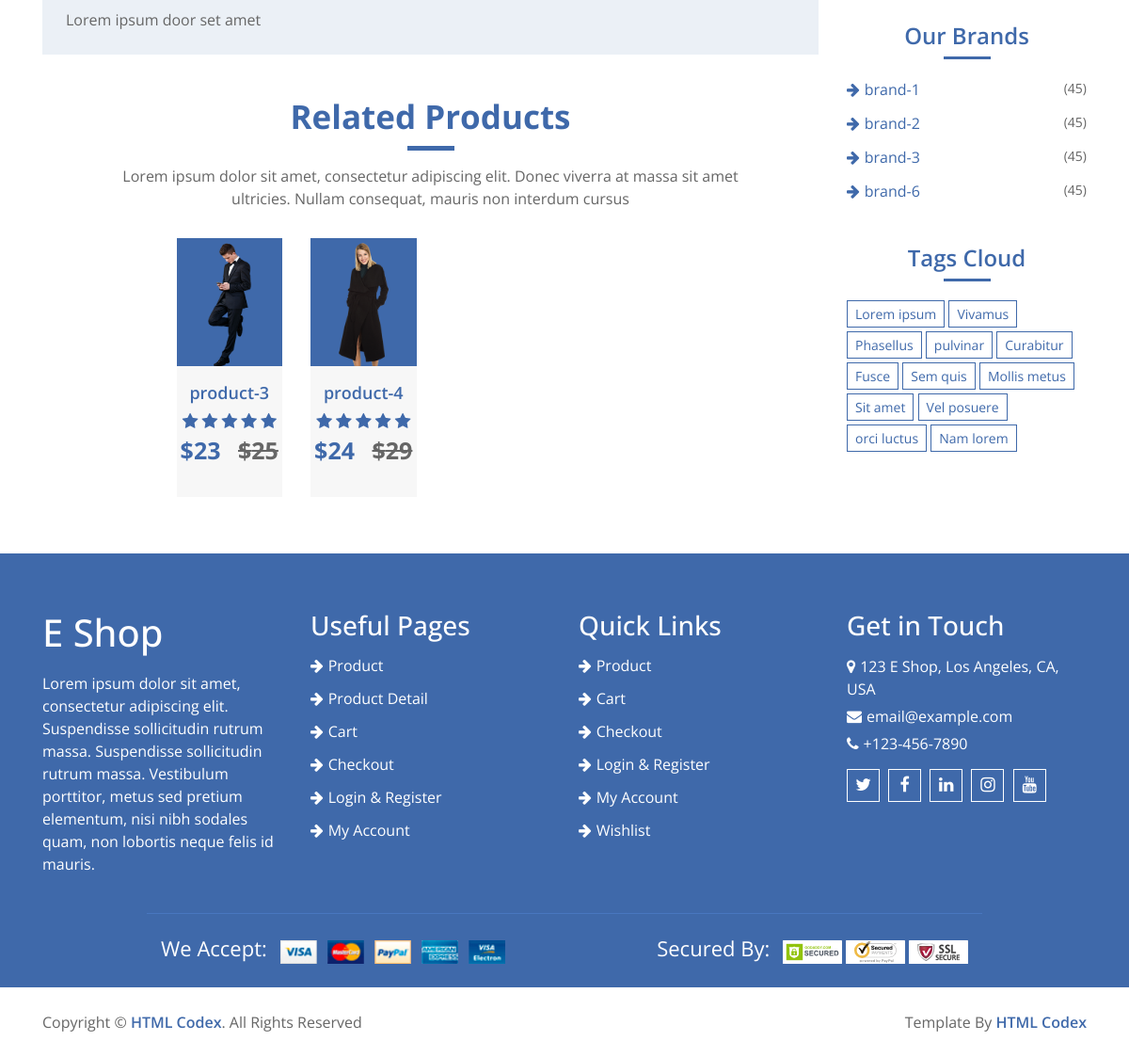
The page /product_details/product-3 (lower part) on the database as committed earlier.
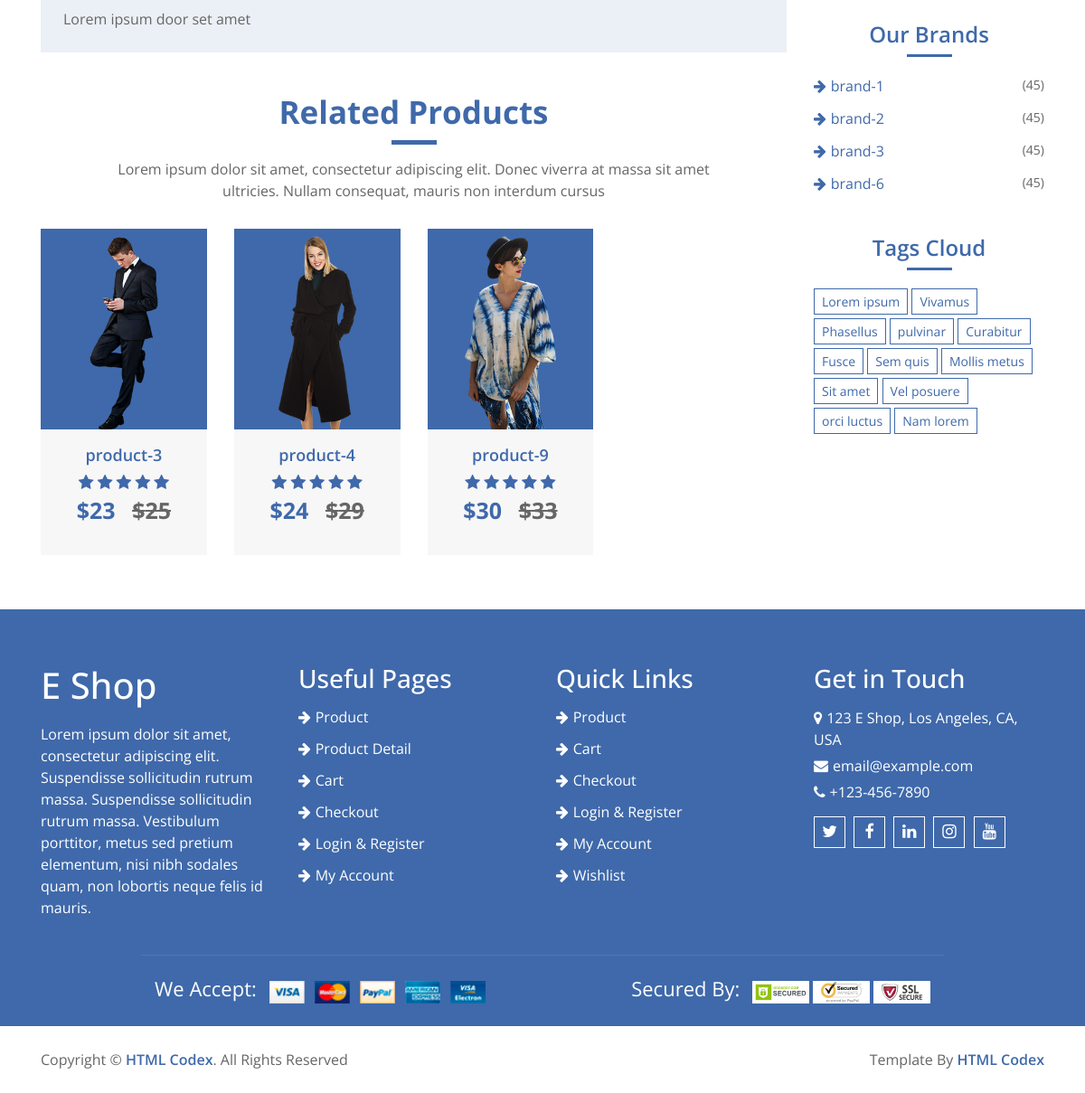
The same page on the database as committed later.
### home/models.py (models this page shows, shortened)
class Product(models.Model):
    name = models.CharField(max_length=300)
    slug = models.CharField(max_length=500, unique=True)
    image = models.ImageField(upload_to='media')
    price = models.IntegerField()
    discounted_price = models.IntegerField(default=0)
    description = models.TextField(blank=True)
    specification = models.TextField(blank=True)
    category = models.ForeignKey(Category, on_delete=models.CASCADE)
    subcategory = models.ForeignKey(SubCategory, on_delete=models.CASCADE)
    brand = models.ForeignKey(Brand, on_delete=models.CASCADE)
    labels = models.CharField(choices=LABELS, max_length=50)
    stock = models.CharField(choices=STOCK, max_length=50)

class Brand(models.Model):
    name = models.CharField(max_length=500)
    image = models.ImageField(upload_to='media')
    rank = models.IntegerField(unique=True)
    slug = models.CharField(max_length=500, unique=True)

### home/views.py (the view)
# urls.py: path('product_details/<slug>', ProductDetailView.as_view(), name='product_details'),
class ProductDetailView(BaseView):
    def get(self,request,slug):
        self.views
        self.views['productdetails'] = Product.objects.filter(slug = slug)
        subcat_ids =Product.objects.get(slug = slug).subcategory_id
        self.views['related_products'] = Product.objects.filter(subcategory_id=subcat_ids)
        self.views['product_reviews'] = ProductReview.objects.filter(slug = slug)
        return render(request, 'product-detail.html', self.views)

### templates/product-detail.html (shortened to what the changed rows need)
{% extends 'base.html' %}
{% load static %}
{% block content %}
        <div class="product-detail">
            <div class="container">
                <div class="row">
                    {% for detail in productdetails %}
                    <div class="col-lg-9">
                        <div class="row product-detail-bottom">
                            <div class="col-lg-12">
                                <div class="tab-content">
                                    <div id="description" class="container tab-pane active"><br>
                                        <p>
                                            {{detail.description}}
                                        </p>
                                    </div>
                                </div>
                            </div>
                        </div>
                        <div class="container">
                            <div class="section-header">
                                <h3>Related Products</h3>
                                <p>
                                    Lorem ipsum dolor sit amet, consectetur adipiscing elit. Donec viverra at massa sit amet ultricies. Nullam consequat, mauris non interdum cursus
                                </p>
                            </div>
                        </div>
                        <div class="row align-items-center product-slider product-slider-3">
                            {% for hot in related_products %}
                    <div class="col-lg-3">
                        <div class="product-item">
                            <div class="product-image">
                                <a href="product-detail.html">
                                    <img src="{{hot.image.url}}" alt="Product Image">
                                </a>
                            </div>
                            <div class="product-content">
                                <div class="title"><a href="/product_details/{{hot.slug}}">{{hot.name}}</a></div>
                                <div class="ratting">
                                    <i class="fa fa-star"></i>
                                    <i class="fa fa-star"></i>
                                    <i class="fa fa-star"></i>
                                    <i class="fa fa-star"></i>
                                    <i class="fa fa-star"></i>
                                </div>
                                <div class="price">
                                    {% if hot.discounted_price > 0 %}
                                    ${{hot.discounted_price}} <span>${{hot.price}}</span>
                                    {% else %}
                                    ${{hot.price}}
                                    {% endif %}
                                </div>
                            </div>
                        </div>
                    </div>
                    {% endfor %}
                        </div>
                    </div>
                    {% endfor %}
                    <div class="col-lg-3">
                        <div class="sidebar-widget brands">
                            <h2 class="title">Our Brands</h2>
                            <ul>
                                {% for brand in brands %}
                                <li><a href="#">{{brand.name}} </a><span>(45)</span></li>
                                {% endfor %}
                            </ul>
                        </div>
                        <div class="sidebar-widget tag">
                            <h2 class="title">Tags Cloud</h2>
                        </div>
                    </div>
                </div>
            </div>
        </div>
{% endblock %}

Rows that differ between the two databases and show on the page:
added Product: image (picture), name "product-9", discounted_price "30", price "33", shown under "Lorem ipsum door set amet"
